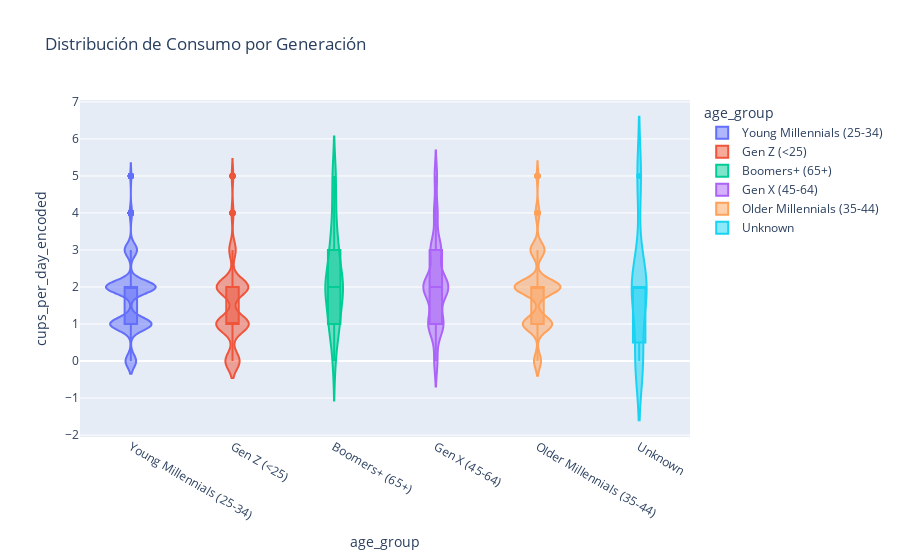

Source (notebook cell):
### Code cell
fig = px.violin(
    subset_1_consumption.dropna(subset=['age_group', 'cups_per_day_encoded']),
    x='age_group',
    y='cups_per_day_encoded',
    box=True,
    title='Distribución de Consumo por Generación',
    color='age_group'
)
fig.show()

### Figure 1 — Plotly figure (JSON) as saved in the notebook; plotly's stock layout.template omitted (floating-point values rounded to 4 significant figures; data arrays with more than 128 entries replaced by an {"elided": "..."} marker saying what was removed)
{"data": [{"alignmentgroup": "True", "box": {"visible": true}, "hovertemplate": "age_group=%{x}<br>cups_per_day_encoded=%{y}<extra></extra>", "legendgroup": "Young Millennials (25-34)", "marker": {"color": "#636efa"}, "name": "Young Millennials (25-34)", "offsetgroup": "Young Millennials (25-34)", "orientation": "v", "scalegroup": "True", "showlegend": true, "type": "violin", "x": {"elided": "1956 str values"}, "x0": " ", "xaxis": "x", "y": {"elided": "1956 float values"}, "y0": " ", "yaxis": "y"}, {"alignmentgroup": "True", "box": {"visible": true}, "hovertemplate": "age_group=%{x}<br>cups_per_day_encoded=%{y}<extra></extra>", "legendgroup": "Gen Z (<25)", "marker": {"color": "#EF553B"}, "name": "Gen Z (<25)", "offsetgroup": "Gen Z (<25)", "orientation": "v", "scalegroup": "True", "showlegend": true, "type": "violin", "x": {"elided": "466 str values"}, "x0": " ", "xaxis": "x", "y": {"elided": "466 float values"}, "y0": " ", "yaxis": "y"}, {"alignmentgroup": "True", "box": {"visible": true}, "hovertemplate": "age_group=%{x}<br>cups_per_day_encoded=%{y}<extra></extra>", "legendgroup": "Boomers+ (65+)", "marker": {"color": "#00cc96"}, "name": "Boomers+ (65+)", "offsetgroup": "Boomers+ (65+)", "orientation": "v", "scalegroup": "True", "showlegend": true, "type": "violin", "x": ["Boomers+ (65+)", "Boomers+ (65+)", "Boomers+ (65+)", "Boomers+ (65+)", "Boomers+ (65+)", "Boomers+ (65+)", "Boomers+ (65+)", "Boomers+ (65+)", "Boomers+ (65+)", "Boomers+ (65+)", "Boomers+ (65+)", "Boomers+ (65+)", "Boomers+ (65+)", "Boomers+ (65+)", "Boomers+ (65+)", "Boomers+ (65+)", "Boomers+ (65+)", "Boomers+ (65+)", "Boomers+ (65+)", "Boomers+ (65+)", "Boomers+ (65+)", "Boomers+ (65+)", "Boomers+ (65+)", "Boomers+ (65+)", "Boomers+ (65+)", "Boomers+ (65+)", "Boomers+ (65+)", "Boomers+ (65+)", "Boomers+ (65+)", "Boomers+ (65+)", "Boomers+ (65+)", "Boomers+ (65+)", "Boomers+ (65+)", "Boomers+ (65+)", "Boomers+ (65+)", "Boomers+ (65+)", "Boomers+ (65+)", "Boomers+ (65+)", "Boomers+ (65+)", "Boomers+ (65+)", "Boomers+ (65+)", "Boomers+ (65+)", "Boomers+ (65+)", "Boomers+ (65+)", "Boomers+ (65+)", "Boomers+ (65+)", "Boomers+ (65+)", "Boomers+ (65+)", "Boomers+ (65+)", "Boomers+ (65+)", "Boomers+ (65+)", "Boomers+ (65+)", "Boomers+ (65+)", "Boomers+ (65+)", "Boomers+ (65+)", "Boomers+ (65+)", "Boomers+ (65+)", "Boomers+ (65+)", "Boomers+ (65+)", "Boomers+ (65+)", "Boomers+ (65+)", "Boomers+ (65+)", "Boomers+ (65+)", "Boomers+ (65+)", "Boomers+ (65+)", "Boomers+ (65+)", "Boomers+ (65+)", "Boomers+ (65+)", "Boomers+ (65+)", "Boomers+ (65+)", "Boomers+ (65+)", "Boomers+ (65+)", "Boomers+ (65+)", "Boomers+ (65+)", "Boomers+ (65+)", "Boomers+ (65+)", "Boomers+ (65+)", "Boomers+ (65+)", "Boomers+ (65+)", "Boomers+ (65+)", "Boomers+ (65+)", "Boomers+ (65+)", "Boomers+ (65+)", "Boomers+ (65+)", "Boomers+ (65+)", "Boomers+ (65+)", "Boomers+ (65+)", "Boomers+ (65+)", "Boomers+ (65+)", "Boomers+ (65+)", "Boomers+ (65+)", "Boomers+ (65+)", "Boomers+ (65+)", "Boomers+ (65+)"], "x0": " ", "xaxis": "x", "y": [3.0, 1.0, 5.0, 5.0, 1.0, 2.0, 2.0, 1.0, 4.0, 3.0, 2.0, 3.0, 4.0, 3.0, 1.0, 2.0, 2.0, 1.0, 4.0, 3.0, 1.0, 0.0, 2.0, 1.0, 5.0, 2.0, 2.0, 1.0, 3.0, 1.0, 3.0, 2.0, 2.0, 1.0, 2.0, 3.0, 3.0, 4.0, 1.0, 3.0, 2.0, 2.0, 4.0, 3.0, 2.0, 2.0, 5.0, 0.0, 2.0, 0.0, 1.0, 2.0, 2.0, 1.0, 2.0, 2.0, 2.0, 0.0, 2.0, 2.0, 1.0, 1.0, 1.0, 0.0, 1.0, 2.0, 3.0, 3.0, 5.0, 1.0, 1.0, 3.0, 2.0, 3.0, 3.0, 5.0, 2.0, 2.0, 2.0, 2.0, 4.0, 2.0, 5.0, 2.0, 2.0, 2.0, 1.0, 2.0, 4.0, 2.0, 3.0, 1.0, 2.0, 2.0], "y0": " ", "yaxis": "y"}, {"alignmentgroup": "True", "box": {"visible": true}, "hovertemplate": "age_group=%{x}<br>cups_per_day_encoded=%{y}<extra></extra>", "legendgroup": "Gen X (45-64)", "marker": {"color": "#ab63fa"}, "name": "Gen X (45-64)", "offsetgroup": "Gen X (45-64)", "orientation": "v", "scalegroup": "True", "showlegend": true, "type": "violin", "x": {"elided": "478 str values"}, "x0": " ", "xaxis": "x", "y": {"elided": "478 float values"}, "y0": " ", "yaxis": "y"}, {"alignmentgroup": "True", "box": {"visible": true}, "hovertemplate": "age_group=%{x}<br>cups_per_day_encoded=%{y}<extra></extra>", "legendgroup": "Older Millennials (35-44)", "marker": {"color": "#FFA15A"}, "name": "Older Millennials (35-44)", "offsetgroup": "Older Millennials (35-44)", "orientation": "v", "scalegroup": "True", "showlegend": true, "type": "violin", "x": {"elided": "948 str values"}, "x0": " ", "xaxis": "x", "y": {"elided": "948 float values"}, "y0": " ", "yaxis": "y"}, {"alignmentgroup": "True", "box": {"visible": true}, "hovertemplate": "age_group=%{x}<br>cups_per_day_encoded=%{y}<extra></extra>", "legendgroup": "Unknown", "marker": {"color": "#19d3f3"}, "name": "Unknown", "offsetgroup": "Unknown", "orientation": "v", "scalegroup": "True", "showlegend": true, "type": "violin", "x": ["Unknown", "Unknown", "Unknown", "Unknown", "Unknown", "Unknown", "Unknown"], "x0": " ", "xaxis": "x", "y": [2.0, 2.0, 0.0, 2.0, 0.0, 2.0, 5.0], "y0": " ", "yaxis": "y"}], "layout": {"legend": {"title": {"text": "age_group"}, "tracegroupgap": 0}, "title": {"text": "Distribución de Consumo por Generación"}, "violinmode": "overlay", "xaxis": {"anchor": "y", "categoryarray": ["Young Millennials (25-34)", "Gen Z (<25)", "Boomers+ (65+)", "Gen X (45-64)", "Older Millennials (35-44)", "Unknown"], "categoryorder": "array", "domain": [0, 1], "title": {"text": "age_group"}}, "yaxis": {"anchor": "x", "domain": [0, 1], "title": {"text": "cups_per_day_encoded"}}}}
